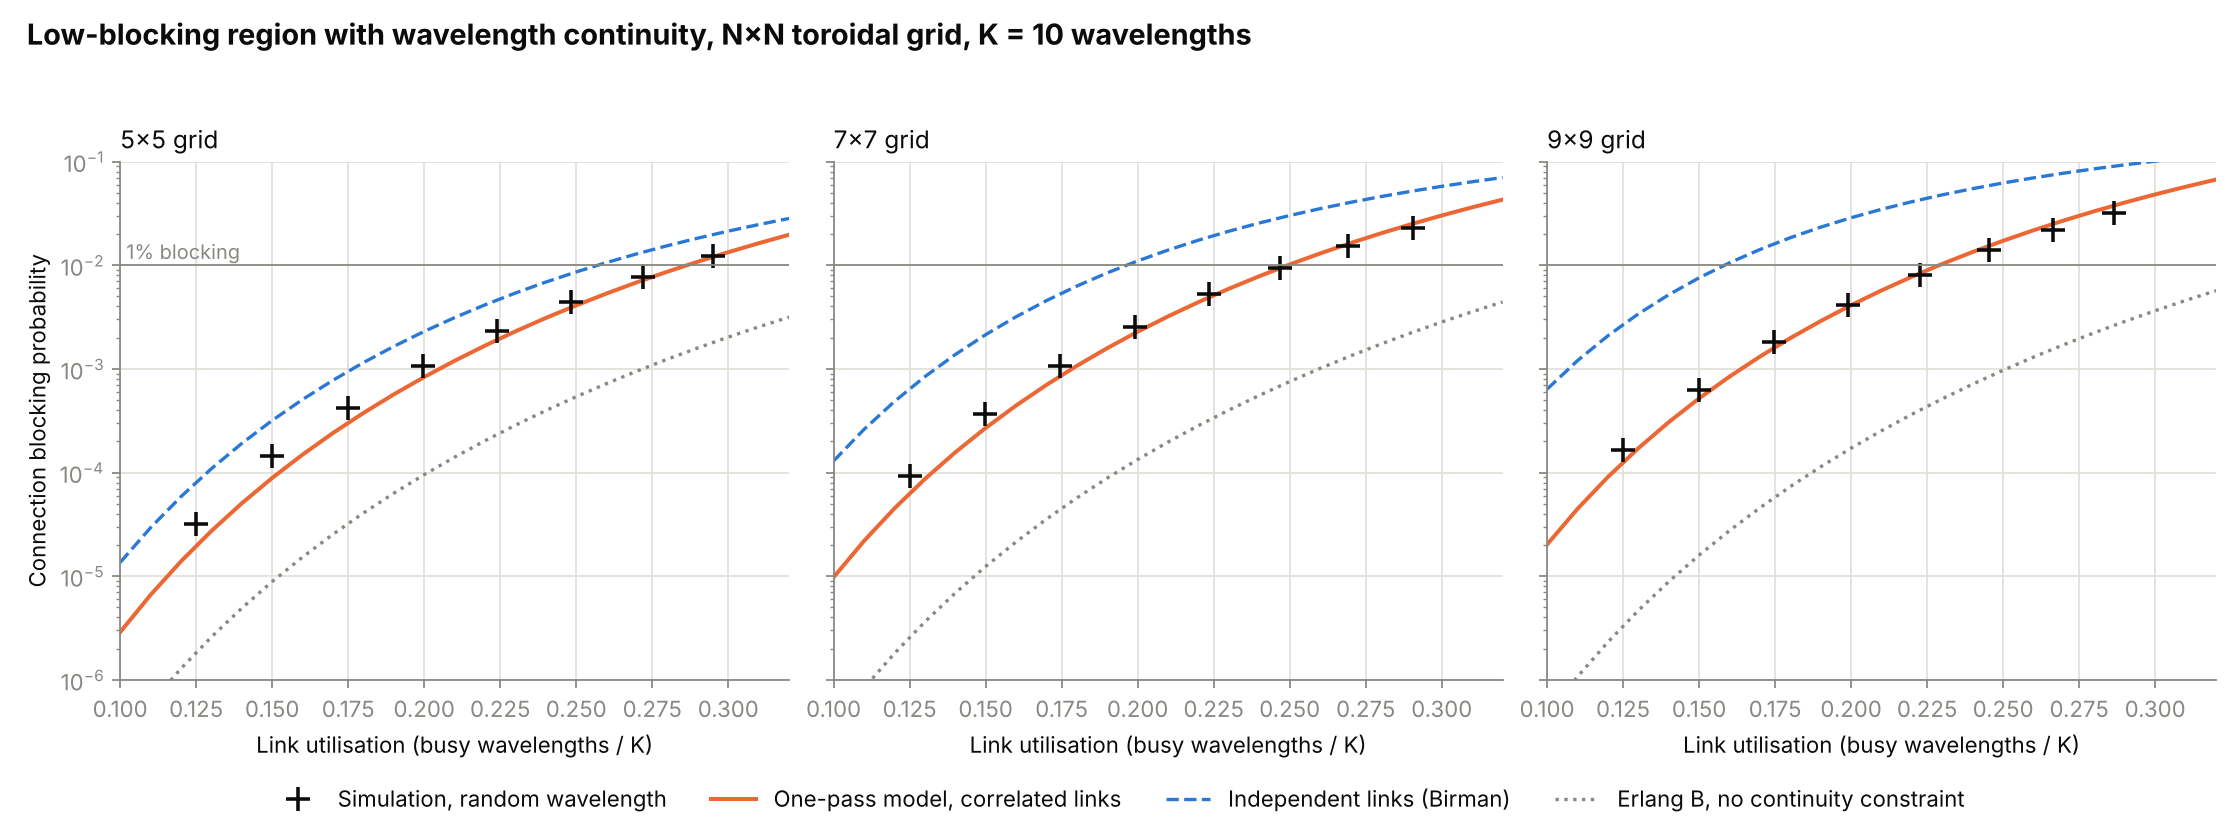

Python code for this plot:
"""
Low-blocking region (< 1%) of the N x N toroidal grid with wavelength continuity.

At these loads almost nothing is blocked, so the load on a link is not reduced
and its idle-wavelength distribution is simply Erlang. This gives a ONE-PASS
model (no iteration):

  1. q(m) = Erlang distribution of the idle wavelengths on a link at load a
  2. follow each path hop by hop with mix() (correlated links) and read off the
     probability that no wavelength is idle on every hop

It is compared with the full reduced-load fixed point and with the long
simulations of torus_low_sim.py.
"""
from collections import Counter
from math import factorial
import numpy as np
import matplotlib
matplotlib.use("Agg")
import matplotlib.pyplot as plt
from torus_wdm import build, K, SIZES
from torus_reduced_load import mix, reduced_load


def one_pass(N, a):
    """Blocking at offered load a [Erlang per link], correlated links, no iteration."""
    half = (N - 1) // 2
    busy = np.array([a**k / factorial(k) for k in range(K + 1)])
    q = (busy / busy.sum())[::-1]                          # q[m], m = idle wavelengths
    Ms = mix(q, (half - 1) / (half + 1))                   # going straight
    Mt = mix(q, 2 * half / (N * (half + 1)))               # intra- to inter-plane turn
    routes = build(N)
    kinds = Counter((sum(l % 4 < 2 for l in r), sum(l % 4 >= 2 for l in r)) for r in routes)
    blocking = 0.0
    for (h1, h2), count in kinds.items():
        T = np.linalg.matrix_power(Ms, max(h1 - 1, 0) + max(h2 - 1, 0))
        if h1 and h2:
            T = T @ Mt
        blocking += count * (q @ T[:, 0]) / len(routes)
    return blocking


def no_continuity(N, a):
    """Erlang B per link, path blocking 1 - (1-B)^h (wavelength conversion)."""
    B = 1.0
    for i in range(1, K + 1):
        B = a * B / (i + a * B)
    return 1 - np.mean([(1 - B) ** len(r) for r in build(N)])


def load_for(model, N, target):
    """Offered load per link giving the target blocking (bisection)."""
    lo, hi = 0.2, 6.0
    for _ in range(40):
        mid = (lo + hi) / 2
        lo, hi = (mid, hi) if model(N, mid) < target else (lo, mid)
    return lo


if __name__ == "__main__":
    sim = np.loadtxt("torus_low_sim.csv", delimiter=",")   # produced by torus_low_sim.py
    arrivals = 5_000_000

    print("  N  load   util |  simulated (+-)    one-pass  fixed-pt  Birman   | one-pass/sim")
    for N, a, _, util, blk in sim:
        N = int(N)
        err = 1.96 * np.sqrt(blk / arrivals)
        op, fp, bi = one_pass(N, a), reduced_load(N, a, True)[1], reduced_load(N, a, False)[1]
        print(f"{N:3d} {a:5.2f} {util:6.3f} | {blk:9.2e} ({err:7.1e}) {op:9.2e} {fp:9.2e} {bi:9.2e} | {op/blk:6.2f}")

    print("\nOffered load per link [Erlang] at a target blocking (utilisation = load / K):")
    print("  N  target | with continuity (one-pass)   no continuity (Erlang B)")
    for N in SIZES:
        for target in (1e-2, 1e-3, 1e-4):
            print(f"{N:3d}  {target:6.0e} | {load_for(one_pass, N, target):12.2f} "
                  f"{load_for(no_continuity, N, target):28.2f}")

    INK, MUTED, GRID, BLUE, ORANGE = "#0b0b0b", "#898781", "#e1e0d9", "#2a78d6", "#eb6834"
    plt.rcParams.update({"font.size": 10, "axes.edgecolor": MUTED, "axes.labelcolor": INK,
                         "xtick.color": MUTED, "ytick.color": MUTED, "text.color": INK})
    fig, axes = plt.subplots(1, len(SIZES), figsize=(14, 5.2), sharey=True)
    loads = np.linspace(1.0, 3.2, 23)
    for ax, N in zip(axes, SIZES):
        s = sim[sim[:, 0] == N]
        ax.plot(loads / K, [no_continuity(N, a) for a in loads], ":", color=MUTED, lw=1.5)
        ax.plot(loads / K, [reduced_load(N, a, False)[1] for a in loads], "--", color=BLUE, lw=1.5)
        ax.plot(loads / K, [one_pass(N, a) for a in loads], "-", color=ORANGE, lw=1.8)
        ax.plot(s[:, 3], s[:, 4], "+", color=INK, ms=11, mew=1.6)
        ax.axhline(1e-2, color=MUTED, lw=0.8)
        ax.set_yscale("log"); ax.set_ylim(1e-6, 1e-1); ax.set_xlim(0.1, 0.32)
        ax.set_xlabel("Link utilisation (busy wavelengths / K)")
        ax.set_title(f"{N}×{N} grid", loc="left", fontsize=11)
        ax.grid(True, which="major", color=GRID, lw=0.8); ax.set_axisbelow(True)
        for side in ("top", "right"):
            ax.spines[side].set_visible(False)
    axes[0].set_ylabel("Connection blocking probability")
    axes[0].text(0.102, 1.15e-2, "1% blocking", color=MUTED, fontsize=9)
    line = plt.Line2D
    fig.legend(handles=[
        line([], [], color=INK, ls="", marker="+", ms=11, mew=1.6, label="Simulation, random wavelength"),
        line([], [], color=ORANGE, ls="-", lw=1.8, label="One-pass model, correlated links"),
        line([], [], color=BLUE, ls="--", lw=1.5, label="Independent links (Birman)"),
        line([], [], color=MUTED, ls=":", lw=1.5, label="Erlang B, no continuity constraint")],
        loc="lower center", ncol=4, frameon=False)
    fig.suptitle(f"Low-blocking region with wavelength continuity, N×N toroidal grid, K = {K} wavelengths",
                 x=0.012, ha="left", fontsize=13, fontweight="bold")
    fig.tight_layout(rect=(0, 0.06, 1, 0.95))
    fig.savefig("torus_low_blocking.png", dpi=160, facecolor="white")
